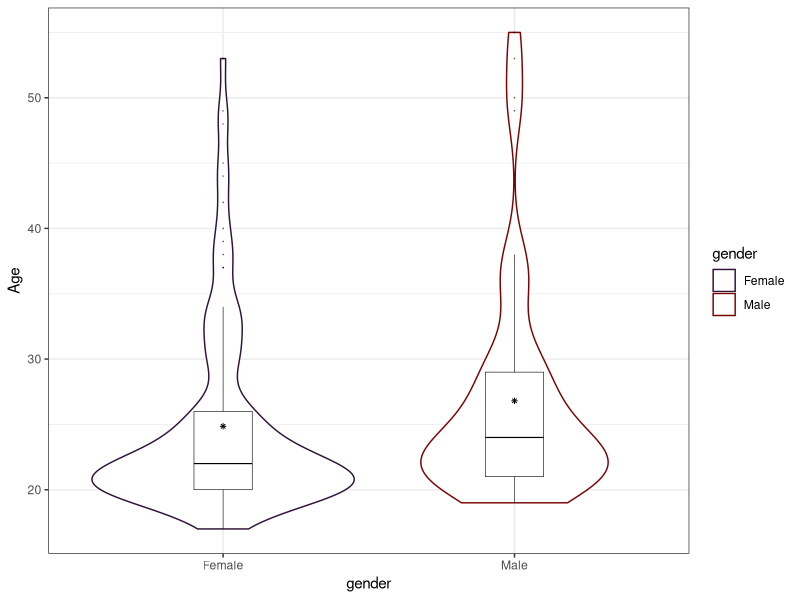
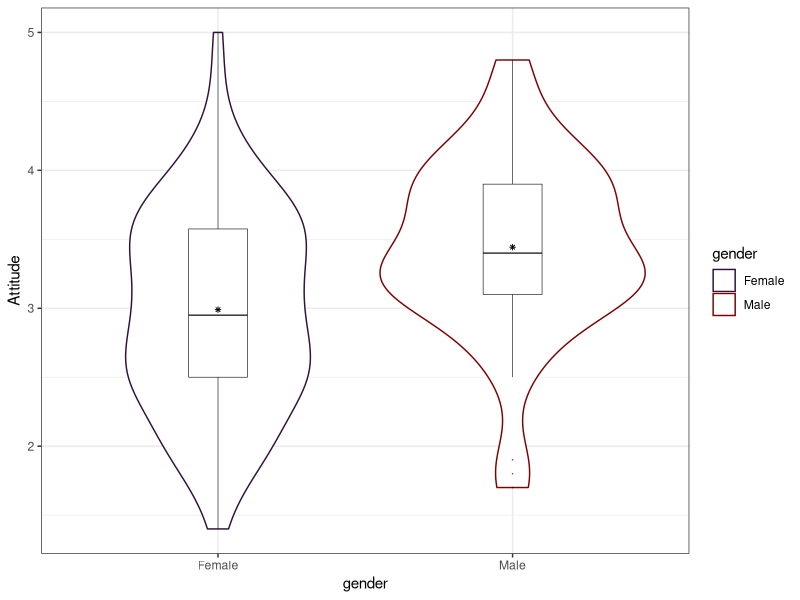
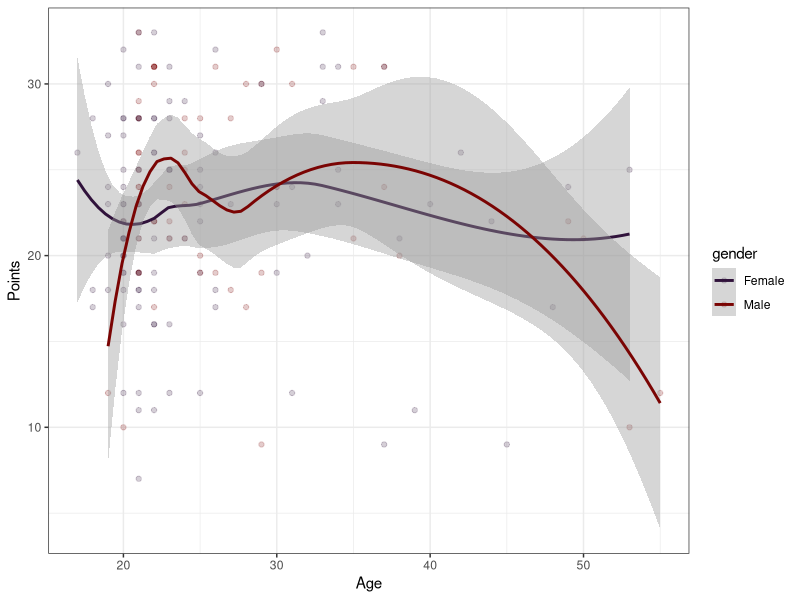
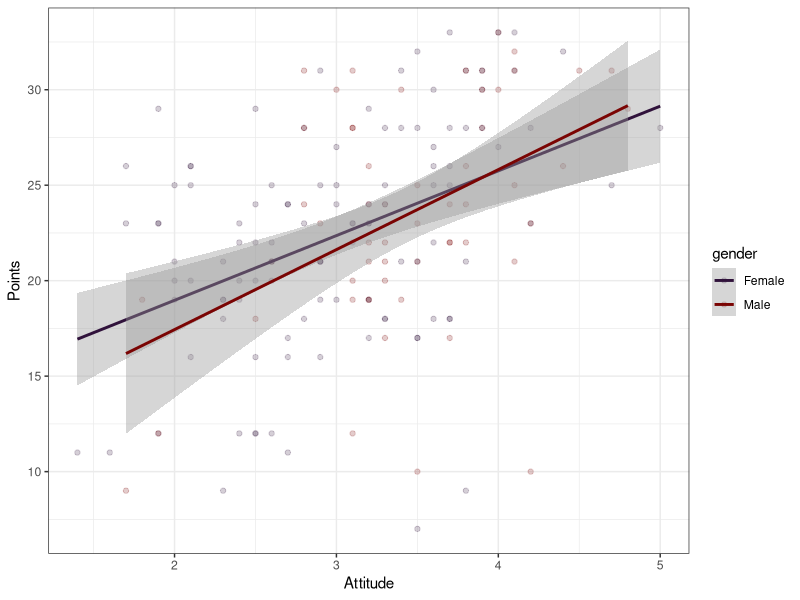
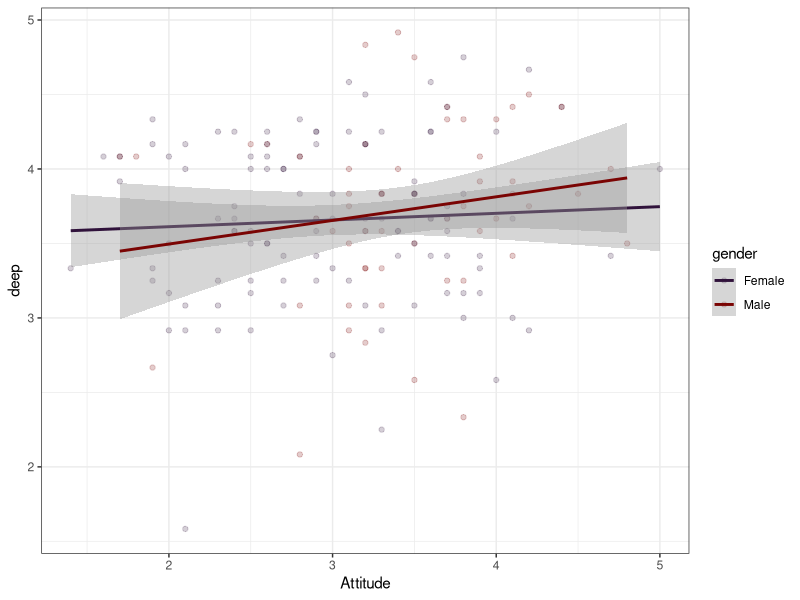
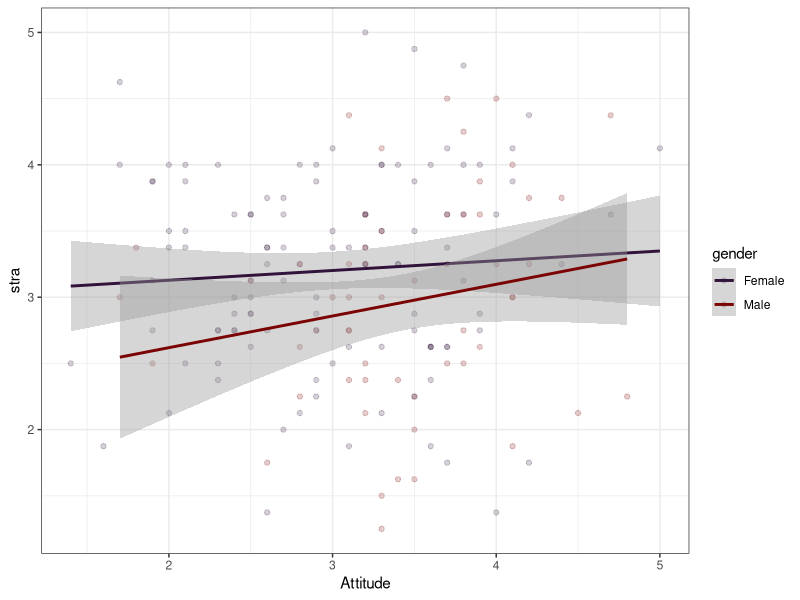
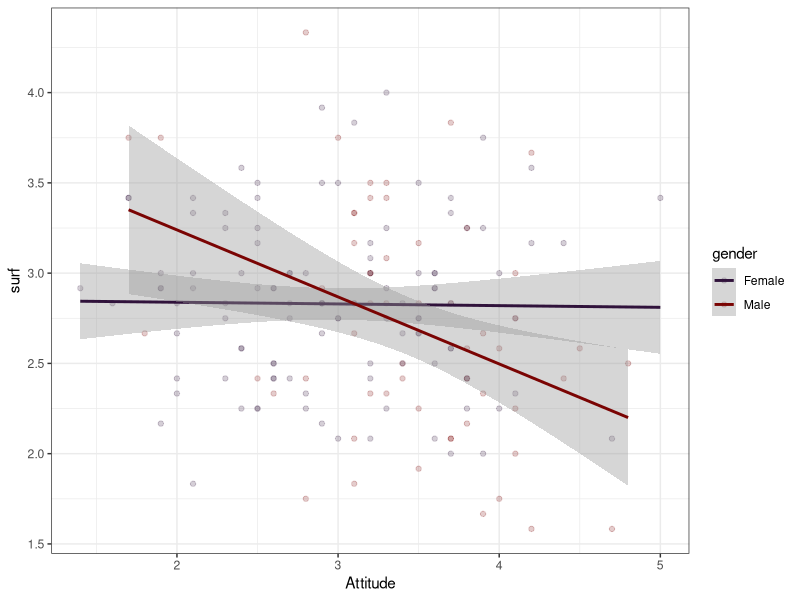
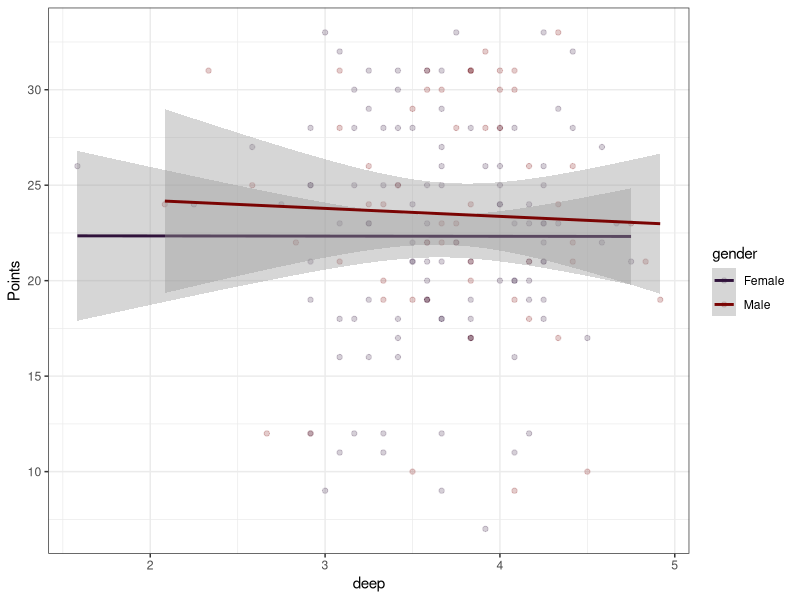

The R source for these figures, in order:
## ---- chunk 1

setwd("C:/Users/rekar/Documents/Road to PhD/Kurssit/Open data science/IODS-project/data")
lrn <- read.csv("lrn.csv")



library(tidyverse)
library(viridis)

#Rename gender variable for plotting purposes
lrn <- 
  lrn %>%
  mutate(gender=recode(gender, "M"="Male", "F"="Female"))




head(lrn)
## ---- chunk 2
#Using the psych library for extensive summary 
library(psych)
describe(lrn)

#Age * sex
lrn %>%
  ggplot(aes(gender, Age, colour=gender)) +
  geom_violin() +
  scale_colour_viridis_d(option="H") +
    geom_boxplot(width=0.2, size=0.2, color="black", alpha=0.4, outlier.size = 0) +
    stat_summary(fun=mean, geom="point", size=1, color="black", shape=8) +
  theme_bw() 
  

#Attitud * Sex
lrn %>%
  ggplot(aes(gender, Attitude, color=gender)) +
  geom_violin() +
  scale_colour_viridis_d(option="H") +
    geom_boxplot(width=0.2, size=0.2, color="black", alpha=0.4, outlier.size = 0) +
    stat_summary(fun=mean, geom="point", size=1, color="black", shape=8) +
  theme_bw()

#Age's relation to points
lrn %>%
  ggplot(aes(Age, Points, color=gender)) +
  geom_point(alpha=0.2) +
  geom_smooth(method=loess) +
  scale_colour_viridis_d(option="H") +
  theme_bw()




#Attitude * points
lrn %>%
  ggplot(aes(Attitude, Points, color=gender)) +
  geom_point(alpha=0.2) +
  geom_smooth(method=lm) +
  scale_colour_viridis_d(option="H") +
  theme_bw()


#Attitude * learning style deep
lrn %>%
  ggplot(aes(Attitude, deep, color=gender)) +
  geom_point(alpha=0.2) +
  geom_smooth(method=lm) +
  scale_colour_viridis_d(option="H") +
  theme_bw()


#Attitude * learning strategy
lrn %>%
  ggplot(aes(Attitude, stra, color=gender)) +
  geom_point(alpha=0.2) +
  geom_smooth(method=lm) +
  scale_colour_viridis_d(option="H") +
  theme_bw()

#attitude + surface learning style
lrn %>%
  ggplot(aes(Attitude, surf, color=gender)) +
  geom_point(alpha=0.2) +
  geom_smooth(method=lm) +
  scale_colour_viridis_d(option="H") +
  theme_bw()



#Learning style deep * points

lrn %>%
  ggplot(aes(deep, Points, color=gender)) +
  geom_point(alpha=0.2) +
  geom_smooth(method=lm) +
  scale_colour_viridis_d(option="H") +
  theme_bw()

lrn %>%
  ggplot(aes(stra, Points, color=gender)) +
  geom_point(alpha=0.2) +
  geom_smooth(method=lm) +
  scale_colour_viridis_d(option="H") +
  theme_bw()

lrn %>%
  ggplot(aes(surf, Points, color=gender)) +
  geom_point(alpha=0.2) +
  geom_smooth(method=lm) +
  scale_colour_viridis_d(option="H") +
  theme_bw()









  
  
## ---- chunk 3

lfit <- lm(Points ~ Attitude + surf + stra, data=lrn)

summary(lfit)

#removing NS IV's

lfit2 <- lm(Points ~ Attitude, data=lrn)

summary(lfit2)





## ---- chunk 4

plot(lfit2)


